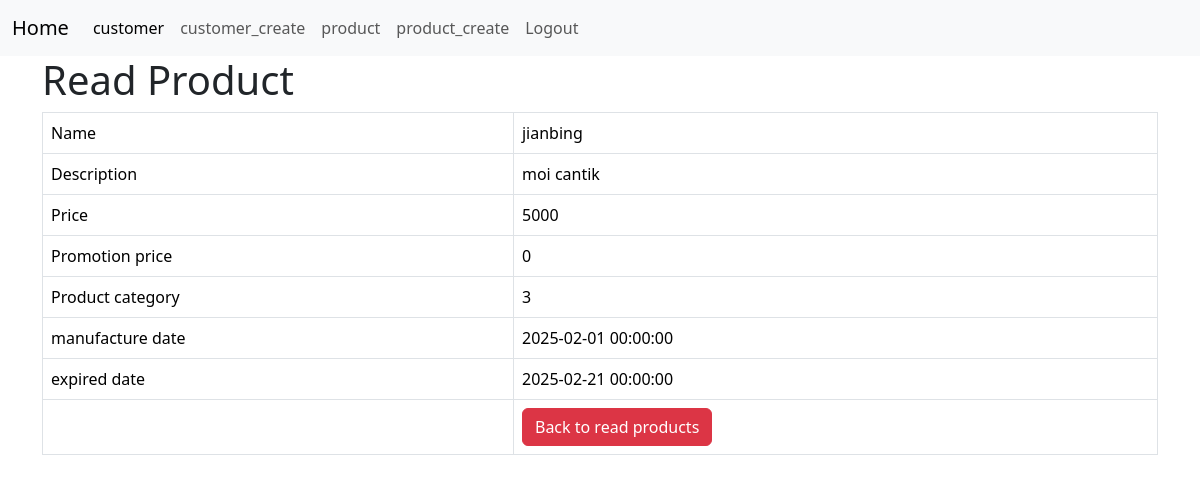
Screenshot of /product_details.php?id=10 (signed in) with the database file from the repository.
### tables this page shows
CREATE TABLE IF NOT EXISTS `products` (
  `id` int NOT NULL AUTO_INCREMENT,
  `name` varchar(128) NOT NULL,
  `description` text NOT NULL,
  `product_cat` int NOT NULL,
  `price` double NOT NULL,
  `promotion_price` int NOT NULL,
  `created` datetime NOT NULL,
  `modified` timestamp NOT NULL DEFAULT CURRENT_TIMESTAMP ON UPDATE CURRENT_TIMESTAMP,
  `manufacture_date` datetime NOT NULL,
  `expired_date` datetime NOT NULL,
  PRIMARY KEY (`id`)
);

### product_details.php (the view, shortened to what this page needs)
<!DOCTYPE HTML>
<?php
include "menu.php";
?>
<html>
<head>
    <link href="https://cdn.jsdelivr.net/npm/bootstrap@5.3.3/dist/css/bootstrap.min.css" rel="stylesheet">
</head>
<body>
    <div class="container">
        <div class="page-header">
            <h1>Read Product</h1>
        </div>
        <?php
        $id = isset($_GET['id']) ? $_GET['id'] : die('ERROR: Record ID not found.');
        include 'config/database.php';
        try {
            $query = "SELECT id, name, description, price,product_cat,promotion_price,manufacture_date,expired_date FROM products WHERE id = ? LIMIT 0,1";
            $stmt = $con->prepare($query);
            $stmt->bindParam(1, $id);
            $stmt->execute();
            $row = $stmt->fetch(PDO::FETCH_ASSOC);
            $f_name = $row['name'];
            $f_description = $row['description'];
            $f_price = $row['price'];
            $f_product_cat = $row['product_cat'];
            $f_promotion_price = $row['promotion_price'];
            $f_manufacture_date = $row['manufacture_date'];
            $f_expired_date = $row['expired_date'];
        }
        catch (PDOException $exception) {
            die('ERROR: ' . $exception->getMessage());
        }
        ?>
        <table class='table table-hover table-responsive table-bordered'>
            <tr>
                <td>Name</td>
                <td><?php echo $f_name;  ?></td>
            </tr>
            <tr>
                <td>Description</td>
                <td><?php echo $f_description;  ?></td>
            </tr>
            <tr>
                <td>Price</td>
                <td><?php echo $f_price;  ?></td>
            </tr>
            <tr>
                <td>Promotion price</td>
                <td><?php echo $f_promotion_price;  ?></td>
            </tr>
            <tr>
                <td>Product category</td>
                <td><?php echo $f_product_cat;  ?></td>
            </tr>
            <tr>
                <td>manufacture date</td>
                <td><?php echo $f_manufacture_date;  ?></td>
            </tr>
            <tr>
                <td>expired date</td>
                <td><?php echo $f_expired_date;  ?></td>
            </tr>
            <tr>
                <td></td>
                <td>
                    <a href='product_listing.php' class='btn btn-danger'>Back to read products</a>
                </td>
            </tr>
        </table>
    </div>
</body>
</html>

### rows the page displays
products: name "jianbing", description "moi cantik", price "5000", promotion_price "0", product_cat "3", manufacture_date "2025-02-01 00:00:00", expired_date "2025-02-21 00:00:00"
